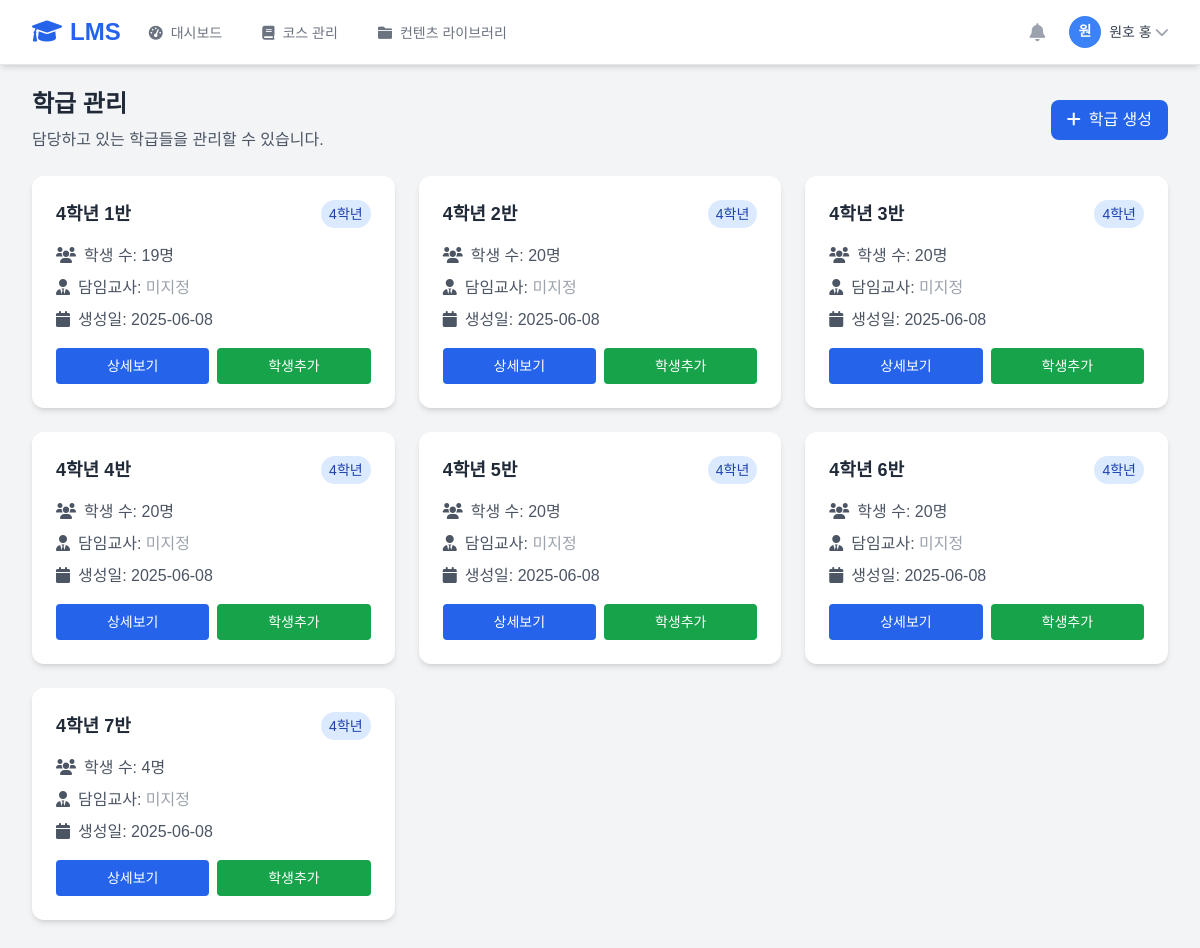
Page /teacher/classes/ (signed in) on the committed database.
### accounts/models.py (models this page shows, shortened)
class Class(models.Model):
    school = models.ForeignKey(School, on_delete=models.CASCADE)
    teachers = models.ManyToManyField(
        Teacher,
        through='ClassTeacher',  # 아래 정의된 중간 모델을 사용
        related_name='classes',
        verbose_name="담당 교사들"
    )
    grade = models.IntegerField(verbose_name="학년")
    class_number = models.IntegerField(verbose_name="반")
    name = models.CharField(max_length=50, verbose_name="학급명")
    created_at = models.DateTimeField(auto_now_add=True)
    class Meta:
        verbose_name = "학급"
        verbose_name_plural = "학급들"
        unique_together = ['school', 'grade', 'class_number']

### teacher/views.py (the view)
# urls.py: path('classes/', views.class_list_view, name='class_list'),
@login_required
@teacher_required
def class_list_view(request):
    teacher = request.user.teacher
    classes = Class.objects.filter(teachers=teacher).annotate(
        student_count=Count('student')
    ).order_by('name')
    context = {
        'classes': classes,
    }
    return render(request, 'teacher/classes/list.html', context)

### templates/teacher/classes/list.html (shortened to what this page needs)
{% extends 'teacher/base.html' %}
{% block content %}
<div class="flex justify-between items-center mb-6">
    <div>
        <h2 class="text-2xl font-bold text-gray-800 mb-2">학급 관리</h2>
        <p class="text-gray-600">담당하고 있는 학급들을 관리할 수 있습니다.</p>
    </div>
    <a href="{% url 'teacher:class_create' %}" class="bg-blue-600 text-white px-4 py-2 rounded-lg hover:bg-blue-700 transition">
        <i class="fas fa-plus mr-2"></i>학급 생성
    </a>
</div>
<div class="grid grid-cols-1 md:grid-cols-2 lg:grid-cols-3 gap-6">
    {% for class in classes %}
    <div class="bg-white rounded-xl shadow-md p-6 card-hover">
        <div class="flex items-center justify-between mb-4">
            <h3 class="text-lg font-semibold text-gray-800">{{ class.name }}</h3>
            <span class="bg-blue-100 text-blue-800 px-2 py-1 rounded-full text-sm">{{ class.grade }}학년</span>
        </div>
        <div class="text-gray-600 space-y-2 mb-4">
            <p><i class="fas fa-users mr-2"></i>학생 수: {{ class.student_count }}명</p>
            {% with main_teacher=class_item.get_main_teacher %}
            <p><i class="fas fa-user-tie mr-2"></i>담임교사:
                {% if main_teacher %}
                    {{ main_teacher.user.get_full_name }}
                {% else %}
                    <span class="text-gray-400">미지정</span>
                {% endif %}
            </p>
            {% endwith %}
            <p><i class="fas fa-calendar mr-2"></i>생성일: {{ class.created_at|date:"Y-m-d" }}</p>
        </div>
        <div class="flex space-x-2">
            <a href="{% url 'teacher:class_detail' class.id %}" class="flex-1 bg-blue-600 text-white px-3 py-2 rounded text-sm hover:bg-blue-700 text-center">
                상세보기
            </a>
            <a href="{% url 'teacher:student_create' %}?class_id={{ class.id }}" class="flex-1 bg-green-600 text-white px-3 py-2 rounded text-sm hover:bg-green-700 text-center">
                학생추가
            </a>
        </div>
    </div>
    {% endfor %}
</div>
{% endblock %}

### templates/teacher/base.html (shortened to what this page needs)
<!DOCTYPE html>
<html lang="ko">
<head>
    <script src="https://cdn.tailwindcss.com?plugins=forms,typography,aspect-ratio,line-clamp"></script>
    <link rel="stylesheet" href="https://cdnjs.cloudflare.com/ajax/libs/font-awesome/6.0.0/css/all.min.css">
</head>
<body class="bg-gray-100">
    <nav class="bg-white shadow-md border-b border-gray-200 fixed w-full top-0 z-50">
        <div class="max-w-7xl mx-auto px-4 sm:px-6 lg:px-8">
            <div class="flex justify-between h-16">
                <div class="flex items-center">
                    <div class="flex-shrink-0">
                        <a href="{% url 'teacher:dashboard' %}" class="text-2xl font-bold text-blue-600">
                            <i class="fas fa-graduation-cap mr-2"></i>LMS
                        </a>
                    </div>
                    <div class="hidden md:ml-6 md:flex md:space-x-8">
                        <a href="{% url 'teacher:dashboard' %}"
                           class="{% if 'dashboard' in request.resolver_match.url_name %}border-blue-500 text-gray-900{% else %}border-transparent text-gray-500 hover:text-gray-700 hover:border-gray-300{% endif %} inline-flex items-center px-1 pt-1 border-b-2 text-sm font-medium">
                            <i class="fas fa-tachometer-alt mr-2"></i>대시보드
                        </a>
                        <a href="{% url 'teacher:course_dashboard' %}"
                           class="{% if 'course' in request.resolver_match.url_name %}border-blue-500 text-gray-900{% else %}border-transparent text-gray-500 hover:text-gray-700 hover:border-gray-300{% endif %} inline-flex items-center px-1 pt-1 border-b-2 text-sm font-medium">
                            <i class="fas fa-book mr-2"></i>코스 관리
                        </a>
                        <a href="{% url 'teacher:contents_list' %}"
                           class="{% if 'contents_list' in request.resolver_match.url_name %}border-blue-500 text-gray-900{% else %}border-transparent text-gray-500 hover:text-gray-700 hover:border-gray-300{% endif %} inline-flex items-center px-1 pt-1 border-b-2 text-sm font-medium">
                            <i class="fas fa-folder mr-2"></i>컨텐츠 라이브러리
                        </a>
                    </div>
                </div>
                <div class="flex items-center">
                    <div class="flex items-center space-x-4">
                        <button class="p-2 text-gray-400 hover:text-gray-500">
                            <i class="fas fa-bell text-lg"></i>
                        </button>
                        <div class="relative">
                            <button class="flex items-center text-sm rounded-full focus:outline-none focus:ring-2 focus:ring-offset-2 focus:ring-blue-500"
                                    id="user-menu-button" onclick="toggleUserMenu()">
                                <img class="h-8 w-8 rounded-full bg-blue-500 flex items-center justify-center text-white font-bold"
                                     alt="{{ user.get_full_name }}">
                                <span class="ml-2 text-gray-700">{{ user.get_full_name|default:user.username }}</span>
                                <i class="fas fa-chevron-down ml-1 text-gray-400"></i>
                            </button>
                        </div>
                    </div>
                </div>
            </div>
        </div>
    </nav>
    <main class="pt-16 min-h-screen">
        <div class="max-w-7xl mx-auto py-6 px-4 sm:px-6 lg:px-8">
            {% block content %}{% endblock %}
        </div>
    </main>
        </body>
        </html>

### rows in the picture
Class: name "4학년 1반", grade "4", student_count "19", created_at "2025-06-08"
Class: name "4학년 2반", grade "4", student_count "20", created_at "2025-06-08"
Class: name "4학년 3반", grade "4", student_count "20", created_at "2025-06-08"
Class: name "4학년 4반", grade "4", student_count "20", created_at "2025-06-08"
Class: name "4학년 5반", grade "4", student_count "20", created_at "2025-06-08"
Class: name "4학년 6반", grade "4", student_count "20", created_at "2025-06-08"
Class: name "4학년 7반", grade "4", student_count "4", created_at "2025-06-08"

### other values in the picture
{{ user.get_full_name|default:user.username }} "원호 홍"
